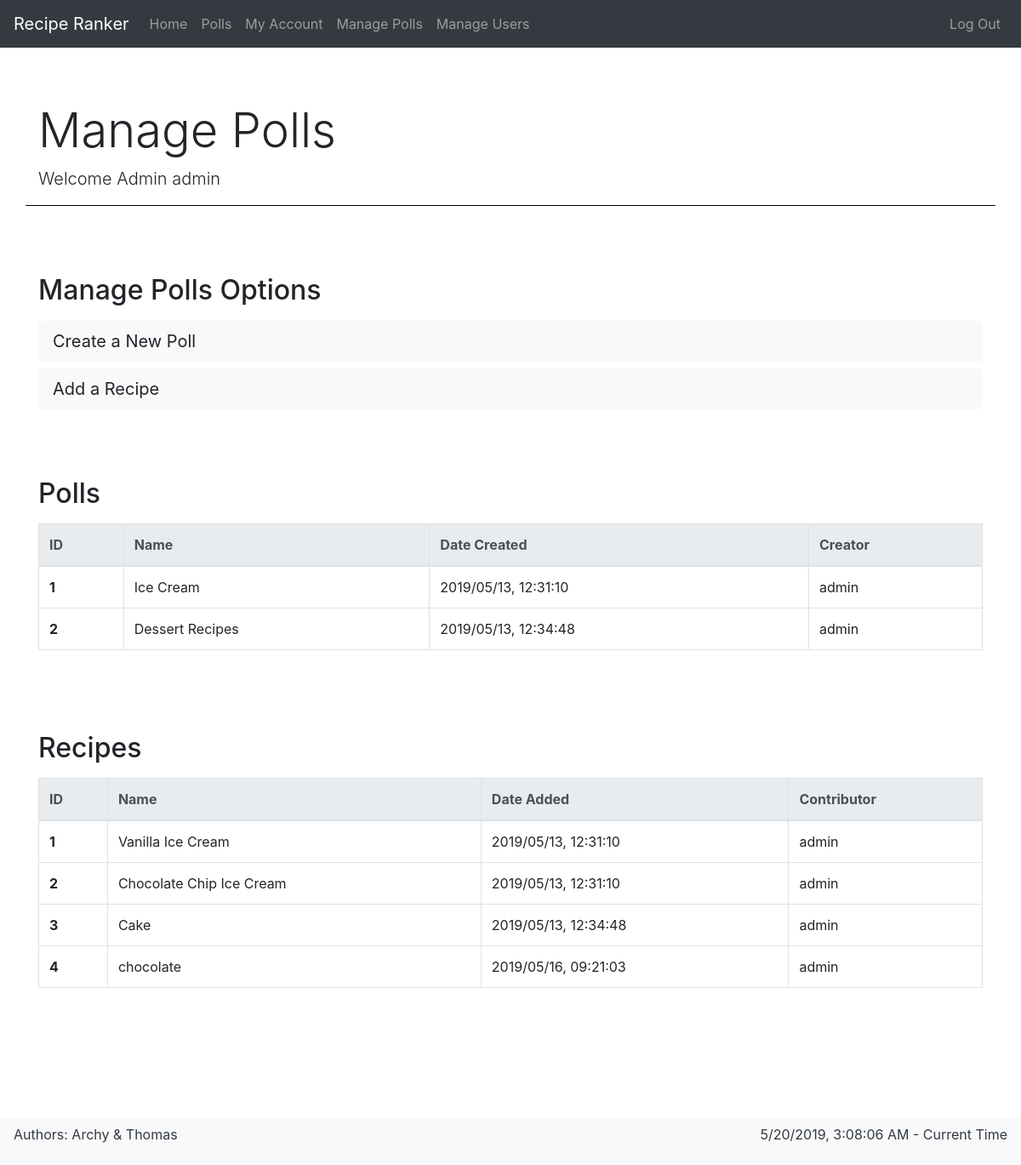
Screenshot of /manage_polls (signed in) with the database file from the repository.
### app/models.py (models this page shows, shortened)
class Poll(db.Model):
    id = db.Column(db.Integer, primary_key=True)
    name = db.Column(db.String(64), nullable=False, index=True)
    description = db.Column(db.String(256), nullable=True)
    date_created = db.Column(
        db.DateTime, nullable=False, index=True, default=datetime.utcnow)
    creator_id = db.Column(
        db.Integer, db.ForeignKey('user.id'), nullable=False)
    recipes = db.relationship("Recipe", backref='poll', lazy='dynamic')
    votes = db.relationship("Vote", backref='poll', lazy='dynamic')

class User(UserMixin, db.Model):
    id = db.Column(
        db.Integer, primary_key=True)  # not null and unique by default
    username = db.Column(
        db.String(64), nullable=False, unique=True, index=True)
    email = db.Column(db.String(128), nullable=False, unique=True, index=True)
    password_hash = db.Column(db.String(128), nullable=False)
    date_registered = db.Column(
        db.DateTime, nullable=False, index=True, default=datetime.utcnow)
    is_admin = db.Column(db.Boolean, nullable=False, default=False)
    polls = db.relationship(
        "Poll", backref='creator', lazy='dynamic')
    recipes = db.relationship("Recipe", backref='contributor', lazy='dynamic')
    votes = db.relationship("Vote", backref='user', lazy='dynamic')

class Recipe(db.Model):
    id = db.Column(db.Integer, primary_key=True)
    name = db.Column(db.String(64), nullable=False, index=True)
    description = db.Column(db.String(256), nullable=True)
    date_added = db.Column(
        db.DateTime, nullable=False, index=True, default=datetime.utcnow)
    contributor_id = db.Column(
        db.Integer, db.ForeignKey('user.id'), nullable=False)
    poll_id = db.Column(db.Integer, db.ForeignKey('poll.id'), nullable=False)
    votes = db.relationship("Vote", backref='recipe', lazy='dynamic')

### app/routes.py (the view)
@app.route('/manage_polls')
@login_required
def manage_polls():
    if current_user.is_admin:
        return render_template(
            'manage_polls.html',
            title='Manage Polls',
            description='Welcome Admin ' + current_user.username,
            polls=Poll,
            recipes=Recipe,
            users=User)
    else:
        abort(403)  # error 403 forbidden, no access if not admin

### app/models.py (called while the page is built)
@login_manager.user_loader
def load_user(id):
    return User.query.get(int(id))

### app/templates/manage_polls.html
{% extends "base.html" %}
{% block content %}
<div class="row">
  <section class="col">
    <header>
      <h2>Manage Polls Options</h2>
    </header>
    <a class="btn btn-light btn-lg btn-block" href="{{ url_for('add_poll') }}">Create a New Poll</a>
    <a class="btn btn-light btn-lg btn-block" href="{{ url_for('add_recipe') }}">Add a Recipe</a>
  </section>
</div>
<div class="row">
  <section class="col">
    <header>
      <h2>Polls</h2>
    </header>
    <table class="table table-bordered table-hover table-responsive-sm">
      <thead class="thead-light">
        <tr>
          <th scope="col">ID</th>
          <th scope="col">Name</th>
          <th scope="col">Date Created</th>
          <th scope="col">Creator</th>
        </tr>
      </thead>
      <tbody>
        {% for p in polls.query.all() %}
        <tr class='clickable-table-row' data-href="{{ url_for('poll', poll_id=p.id) }}">
          <th scope="row">{{ p.id }}</th>
          <td>{{ p.name }}</td>
          <td>{{ p.date_created.strftime("%Y/%m/%d, %H:%M:%S") }}</td>
          <td>{{ users.query.filter_by(id=p.creator_id).first().username }}</td>
        </tr>
        {% endfor %}
      </tbody>
    </table>
  </section>
</div>
<div class="row">
  <section class="col">
    <header>
      <h2>Recipes</h2>
    </header>
    <table class="table table-bordered table-hover table-responsive-sm">
      <thead class="thead-light">
        <tr>
          <th scope="col">ID</th>
          <th scope="col">Name</th>
          <th scope="col">Date Added</th>
          <th scope="col">Contributor</th>
        </tr>
      </thead>
      <tbody>
        {% for r in recipes.query.all() %}
        <tr class='clickable-table-row' data-href="{{ url_for('recipe', recipe_id=r.id) }}">
          <th scope="row">{{ r.id }}</th>
          <td>{{ r.name }}</td>
          <td>{{ r.date_added.strftime("%Y/%m/%d, %H:%M:%S") }}</td>
          <td>{{ users.query.filter_by(id=r.contributor_id).first().username }}</td>
        </tr>
        {% endfor %}
      </tbody>
    </table>
  </section>
</div>
{% endblock %}

### app/static/css/style.css (style rules this page uses)
body { padding-bottom: 10rem; }
section > header { margin-top: 1rem; margin-bottom: 1rem; }
section { margin-top: 2rem; margin-bottom: 2rem; }
.btn-block { text-align: left; }
table tr[data-href] { cursor: pointer; }

### rows the page displays
Poll: id "1", name "Ice Cream", date_created "2019/05/13, 12:31:10"
User: query.filter_by "admin"
Poll: id "2", name "Dessert Recipes", date_created "2019/05/13, 12:34:48"
Recipe: id "1", name "Vanilla Ice Cream", date_added "2019/05/13, 12:31:10"
Recipe: id "2", name "Chocolate Chip Ice Cream", date_added "2019/05/13, 12:31:10"
Recipe: id "3", name "Cake", date_added "2019/05/13, 12:34:48"
Recipe: id "4", name "chocolate", date_added "2019/05/16, 09:21:03"

### other values shown
{{ title }} "Manage Polls"
{{ description }} "Welcome Admin admin"
